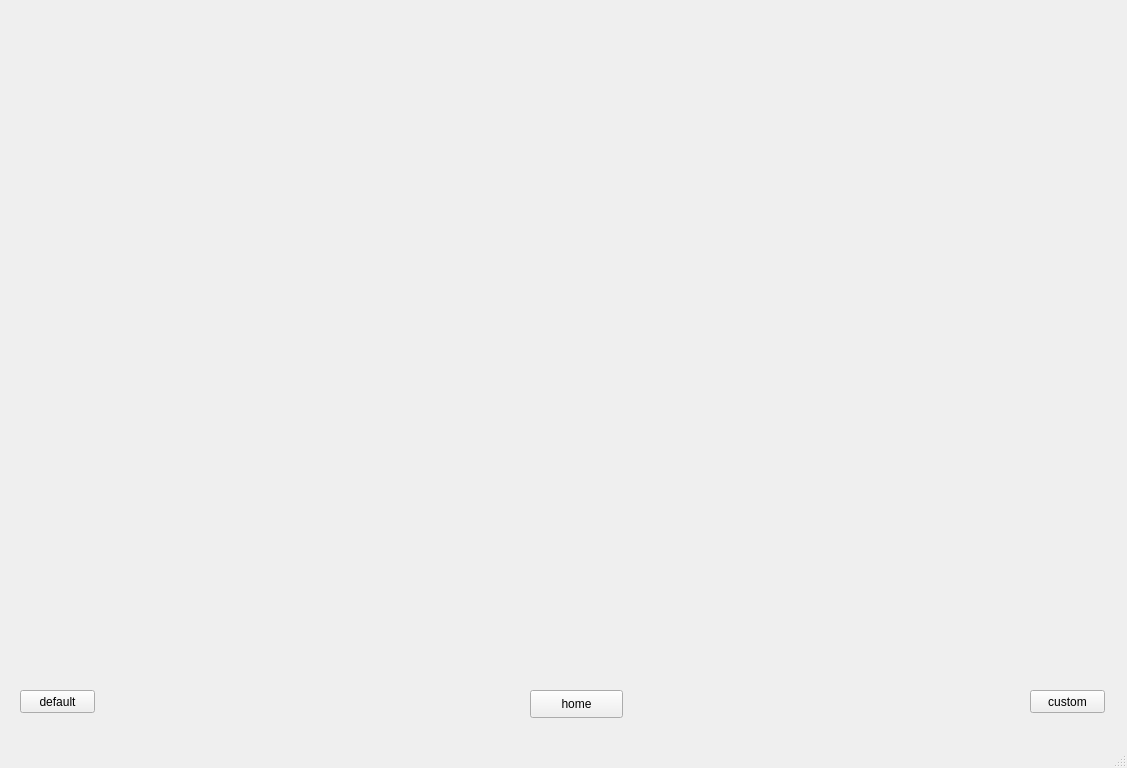
<?xml version="1.0" encoding="UTF-8"?>
<ui version="4.0">
 <class>MainWindow</class>
 <widget class="QMainWindow" name="MainWindow">
  <property name="geometry">
   <rect>
    <x>0</x>
    <y>0</y>
    <width>1127</width>
    <height>768</height>
   </rect>
  </property>
  <property name="windowTitle">
   <string>MainWindow</string>
  </property>
  <widget class="QWidget" name="centralwidget">
   <widget class="QStackedWidget" name="stackedWidget">
    <property name="geometry">
     <rect>
      <x>19</x>
      <y>9</y>
      <width>1091</width>
      <height>671</height>
     </rect>
    </property>
    <widget class="QWidget" name="pg_home"/>
    <widget class="QWidget" name="pg_default">
     <widget class="QStackedWidget" name="stackedWidget_2">
      <property name="geometry">
       <rect>
        <x>20</x>
        <y>50</y>
        <width>1051</width>
        <height>581</height>
       </rect>
      </property>
      <widget class="QWidget" name="pg_default_take">
       <widget class="QPushButton" name="btn_default_take">
        <property name="geometry">
         <rect>
          <x>440</x>
          <y>240</y>
          <width>171</width>
          <height>41</height>
         </rect>
        </property>
        <property name="font">
         <font>
          <pointsize>18</pointsize>
         </font>
        </property>
        <property name="text">
         <string>TAKE DATA</string>
        </property>
       </widget>
      </widget>
      <widget class="QWidget" name="pg_default_algo">
       <widget class="QPushButton" name="btn_default_nn">
        <property name="geometry">
         <rect>
          <x>440</x>
          <y>140</y>
          <width>201</width>
          <height>81</height>
         </rect>
        </property>
        <property name="font">
         <font>
          <pointsize>18</pointsize>
         </font>
        </property>
        <property name="text">
         <string>NN</string>
        </property>
       </widget>
       <widget class="QPushButton" name="btn_default_svm">
        <property name="geometry">
         <rect>
          <x>440</x>
          <y>230</y>
          <width>201</width>
          <height>71</height>
         </rect>
        </property>
        <property name="font">
         <font>
          <pointsize>18</pointsize>
         </font>
        </property>
        <property name="text">
         <string>SVM</string>
        </property>
       </widget>
       <widget class="QPushButton" name="btn_default_rf">
        <property name="geometry">
         <rect>
          <x>440</x>
          <y>310</y>
          <width>201</width>
          <height>71</height>
         </rect>
        </property>
        <property name="font">
         <font>
          <pointsize>18</pointsize>
         </font>
        </property>
        <property name="text">
         <string>Random Forest</string>
        </property>
       </widget>
      </widget>
      <widget class="QWidget" name="pg_default_result">
       <widget class="PlotWidget" name="grph_default_result">
        <property name="geometry">
         <rect>
          <x>110</x>
          <y>20</y>
          <width>821</width>
          <height>401</height>
         </rect>
        </property>
        <property name="midLineWidth">
         <number>0</number>
        </property>
        <property name="sizeAdjustPolicy">
         <enum>QAbstractScrollArea::AdjustToContents</enum>
        </property>
       </widget>
      </widget>
     </widget>
     <widget class="QLabel" name="label">
      <property name="geometry">
       <rect>
        <x>490</x>
        <y>10</y>
        <width>131</width>
        <height>31</height>
       </rect>
      </property>
      <property name="font">
       <font>
        <pointsize>18</pointsize>
       </font>
      </property>
      <property name="text">
       <string>DEFAULT</string>
      </property>
     </widget>
    </widget>
    <widget class="QWidget" name="pg_custom">
     <widget class="QStackedWidget" name="stackedWidget_3">
      <property name="geometry">
       <rect>
        <x>30</x>
        <y>40</y>
        <width>1031</width>
        <height>601</height>
       </rect>
      </property>
      <widget class="QWidget" name="pg_custom_take_1">
       <widget class="QPushButton" name="btn_custom_take_1">
        <property name="geometry">
         <rect>
          <x>450</x>
          <y>230</y>
          <width>201</width>
          <height>81</height>
         </rect>
        </property>
        <property name="font">
         <font>
          <pointsize>18</pointsize>
         </font>
        </property>
        <property name="text">
         <string>TAKE DATA</string>
        </property>
       </widget>
      </widget>
      <widget class="QWidget" name="pg_custom_gauss">
       <widget class="QPushButton" name="btn_custom_gauss">
        <property name="geometry">
         <rect>
          <x>450</x>
          <y>240</y>
          <width>171</width>
          <height>71</height>
         </rect>
        </property>
        <property name="font">
         <font>
          <pointsize>18</pointsize>
         </font>
        </property>
        <property name="text">
         <string>GAUSS</string>
        </property>
       </widget>
      </widget>
      <widget class="QWidget" name="pg_custom_feat_select">
       <widget class="QCheckBox" name="ckbx_custom_skew">
        <property name="geometry">
         <rect>
          <x>490</x>
          <y>190</y>
          <width>81</width>
          <height>20</height>
         </rect>
        </property>
        <property name="text">
         <string>skew</string>
        </property>
       </widget>
       <widget class="QCheckBox" name="ckbx_custom_kurt">
        <property name="geometry">
         <rect>
          <x>490</x>
          <y>220</y>
          <width>81</width>
          <height>20</height>
         </rect>
        </property>
        <property name="text">
         <string>kurtosis</string>
        </property>
       </widget>
       <widget class="QCheckBox" name="ckbx_custom_min">
        <property name="geometry">
         <rect>
          <x>490</x>
          <y>250</y>
          <width>81</width>
          <height>20</height>
         </rect>
        </property>
        <property name="text">
         <string>min</string>
        </property>
       </widget>
       <widget class="QCheckBox" name="ckbx_custom_max">
        <property name="geometry">
         <rect>
          <x>490</x>
          <y>280</y>
          <width>81</width>
          <height>20</height>
         </rect>
        </property>
        <property name="text">
         <string>max</string>
        </property>
       </widget>
       <widget class="QCheckBox" name="ckbx_custom_mean">
        <property name="geometry">
         <rect>
          <x>490</x>
          <y>310</y>
          <width>81</width>
          <height>20</height>
         </rect>
        </property>
        <property name="text">
         <string>mean</string>
        </property>
       </widget>
       <widget class="QPushButton" name="btn_custom_feat_done">
        <property name="geometry">
         <rect>
          <x>480</x>
          <y>360</y>
          <width>93</width>
          <height>28</height>
         </rect>
        </property>
        <property name="text">
         <string>done</string>
        </property>
       </widget>
      </widget>
      <widget class="QWidget" name="pg_custom_model_train">
       <widget class="QPushButton" name="btn_custom_train">
        <property name="geometry">
         <rect>
          <x>480</x>
          <y>270</y>
          <width>93</width>
          <height>28</height>
         </rect>
        </property>
        <property name="text">
         <string>Train Modei</string>
        </property>
       </widget>
      </widget>
      <widget class="QWidget" name="pg_custom_take_2">
       <widget class="QPushButton" name="btn_custom_take_2">
        <property name="geometry">
         <rect>
          <x>500</x>
          <y>260</y>
          <width>93</width>
          <height>28</height>
         </rect>
        </property>
        <property name="text">
         <string>take data</string>
        </property>
       </widget>
      </widget>
      <widget class="QWidget" name="pg_custom_algo"/>
      <widget class="QWidget" name="pg_custom_result"/>
     </widget>
     <widget class="QLabel" name="label_2">
      <property name="geometry">
       <rect>
        <x>510</x>
        <y>10</y>
        <width>121</width>
        <height>31</height>
       </rect>
      </property>
      <property name="font">
       <font>
        <pointsize>18</pointsize>
       </font>
      </property>
      <property name="text">
       <string>CUSTOM</string>
      </property>
     </widget>
    </widget>
   </widget>
   <widget class="QPushButton" name="btn_default">
    <property name="geometry">
     <rect>
      <x>20</x>
      <y>690</y>
      <width>75</width>
      <height>23</height>
     </rect>
    </property>
    <property name="text">
     <string>default</string>
    </property>
   </widget>
   <widget class="QPushButton" name="btn_custom">
    <property name="geometry">
     <rect>
      <x>1030</x>
      <y>690</y>
      <width>75</width>
      <height>23</height>
     </rect>
    </property>
    <property name="text">
     <string>custom</string>
    </property>
   </widget>
   <widget class="QPushButton" name="btn_page_home">
    <property name="geometry">
     <rect>
      <x>530</x>
      <y>690</y>
      <width>93</width>
      <height>28</height>
     </rect>
    </property>
    <property name="text">
     <string>home</string>
    </property>
   </widget>
  </widget>
  <widget class="QMenuBar" name="menubar">
   <property name="geometry">
    <rect>
     <x>0</x>
     <y>0</y>
     <width>1127</width>
     <height>26</height>
    </rect>
   </property>
  </widget>
  <widget class="QStatusBar" name="statusbar"/>
 </widget>
 <customwidgets>
  <customwidget>
   <class>PlotWidget</class>
   <extends>QGraphicsView</extends>
   <header>pyqtgraph</header>
  </customwidget>
 </customwidgets>
 <resources/>
 <connections/>
</ui>
